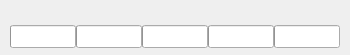
<?xml version="1.0" encoding="UTF-8"?>
<ui version="4.0">
 <class>DownloadItemUi</class>
 <widget class="QWidget" name="DownloadItemUi">
  <property name="geometry">
   <rect>
    <x>0</x>
    <y>0</y>
    <width>350</width>
    <height>55</height>
   </rect>
  </property>
  <property name="font">
   <font>
    <family>Adobe Devanagari</family>
    <pointsize>9</pointsize>
   </font>
  </property>
  <property name="windowTitle">
   <string>Form</string>
  </property>
  <widget class="QLabel" name="fileNameLabel">
   <property name="geometry">
    <rect>
     <x>10</x>
     <y>5</y>
     <width>331</width>
     <height>16</height>
    </rect>
   </property>
   <property name="text">
    <string/>
   </property>
  </widget>
  <widget class="QProgressBar" name="progressBar1">
   <property name="geometry">
    <rect>
     <x>10</x>
     <y>25</y>
     <width>66</width>
     <height>23</height>
    </rect>
   </property>
   <property name="value">
    <number>0</number>
   </property>
   <property name="textVisible">
    <bool>false</bool>
   </property>
   <property name="format">
    <string/>
   </property>
  </widget>
  <widget class="QProgressBar" name="progressBar2">
   <property name="geometry">
    <rect>
     <x>76</x>
     <y>25</y>
     <width>66</width>
     <height>23</height>
    </rect>
   </property>
   <property name="value">
    <number>0</number>
   </property>
   <property name="textVisible">
    <bool>false</bool>
   </property>
   <property name="format">
    <string/>
   </property>
  </widget>
  <widget class="QProgressBar" name="progressBar4">
   <property name="geometry">
    <rect>
     <x>208</x>
     <y>25</y>
     <width>66</width>
     <height>23</height>
    </rect>
   </property>
   <property name="value">
    <number>0</number>
   </property>
   <property name="textVisible">
    <bool>false</bool>
   </property>
   <property name="format">
    <string/>
   </property>
  </widget>
  <widget class="QProgressBar" name="progressBar3">
   <property name="geometry">
    <rect>
     <x>142</x>
     <y>25</y>
     <width>66</width>
     <height>23</height>
    </rect>
   </property>
   <property name="value">
    <number>0</number>
   </property>
   <property name="textVisible">
    <bool>false</bool>
   </property>
   <property name="format">
    <string/>
   </property>
  </widget>
  <widget class="QProgressBar" name="progressBar5">
   <property name="geometry">
    <rect>
     <x>274</x>
     <y>25</y>
     <width>66</width>
     <height>23</height>
    </rect>
   </property>
   <property name="value">
    <number>0</number>
   </property>
   <property name="textVisible">
    <bool>false</bool>
   </property>
   <property name="format">
    <string/>
   </property>
  </widget>
 </widget>
 <resources/>
 <connections/>
</ui>
